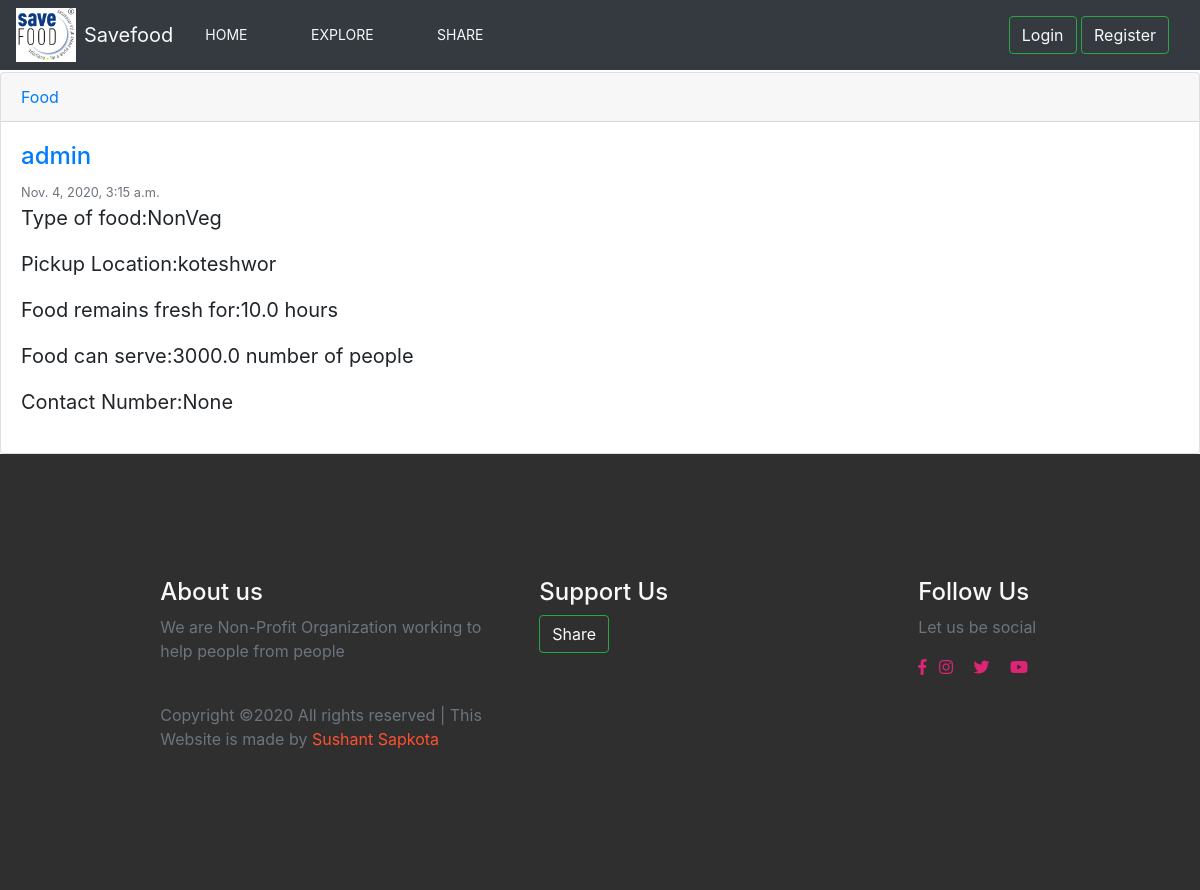
The page /post/10/ on the database its author committed.
### post/models.py (models this page shows, shortened)
class Posts(models.Model):
    Title = (
        ('Food','Food'),
        ('Clothes','Clothes'),
    )
    Type_Food = (
        ('Veg','Veg'),
        ('NonVeg','Nonveg'),
        ('Both','Both'),
    )
    title = models.CharField(max_length=200,null=False,choices=Title)
    Phone = models.IntegerField(null=True)
    type_food = models.CharField(max_length=200,null=True,choices=Type_Food)
    pickup_location =models.CharField(max_length=200,null=True)
    food_fresh = models.FloatField(null=True)
    served_people = models.FloatField(null=True)
    date_posted = models.DateTimeField(default=timezone.now)
    author = models.ForeignKey(User,on_delete=models.CASCADE)

### post/views.py (the view)
# urls.py: path('post/<int:pk>/', PostDetailView.as_view(), name='post-detail'),
class PostDetailView(DetailView):
    	model=Posts

### post/templates/post/posts_detail.html (shortened to what this page needs)
{% extends "post/base.html" %}
{% block content %}
<br>
<div class="card">
    <div class="card-header">
        <a class="article-title" href="#"> {{ object.title }}</a>
    </div>
    <div class="card-body">
        <h4><a  href="#">{{ object.author }}</a></h4>
        <small class="text-muted">{{ object.date_posted }}</small>
        <br>
      <blockquote class="blockquote mb-0">
        <p>Type of food:{{ object.type_food }}</p>
        <p> Pickup Location:{{ object.pickup_location }}</p>
        <p>Food remains fresh for:{{object.food_fresh}} hours</p>
        <p>Food can serve:{{object.served_people}} number of people</p>
        <p>Contact Number:{{object.Phone}}</p>
      </blockquote>
    </div>
</div>
{% endblock content%}

### post/static/css/main.css (style rules this page uses)
body { overflow-x: hidden; }

### rows shown on the page
Posts: title "Food", author "admin", date_posted "Nov. 4, 2020, 3:15 a.m.", type_food "NonVeg", pickup_location "koteshwor", food_fresh "10.0", served_people "3000.0", Phone "None"
